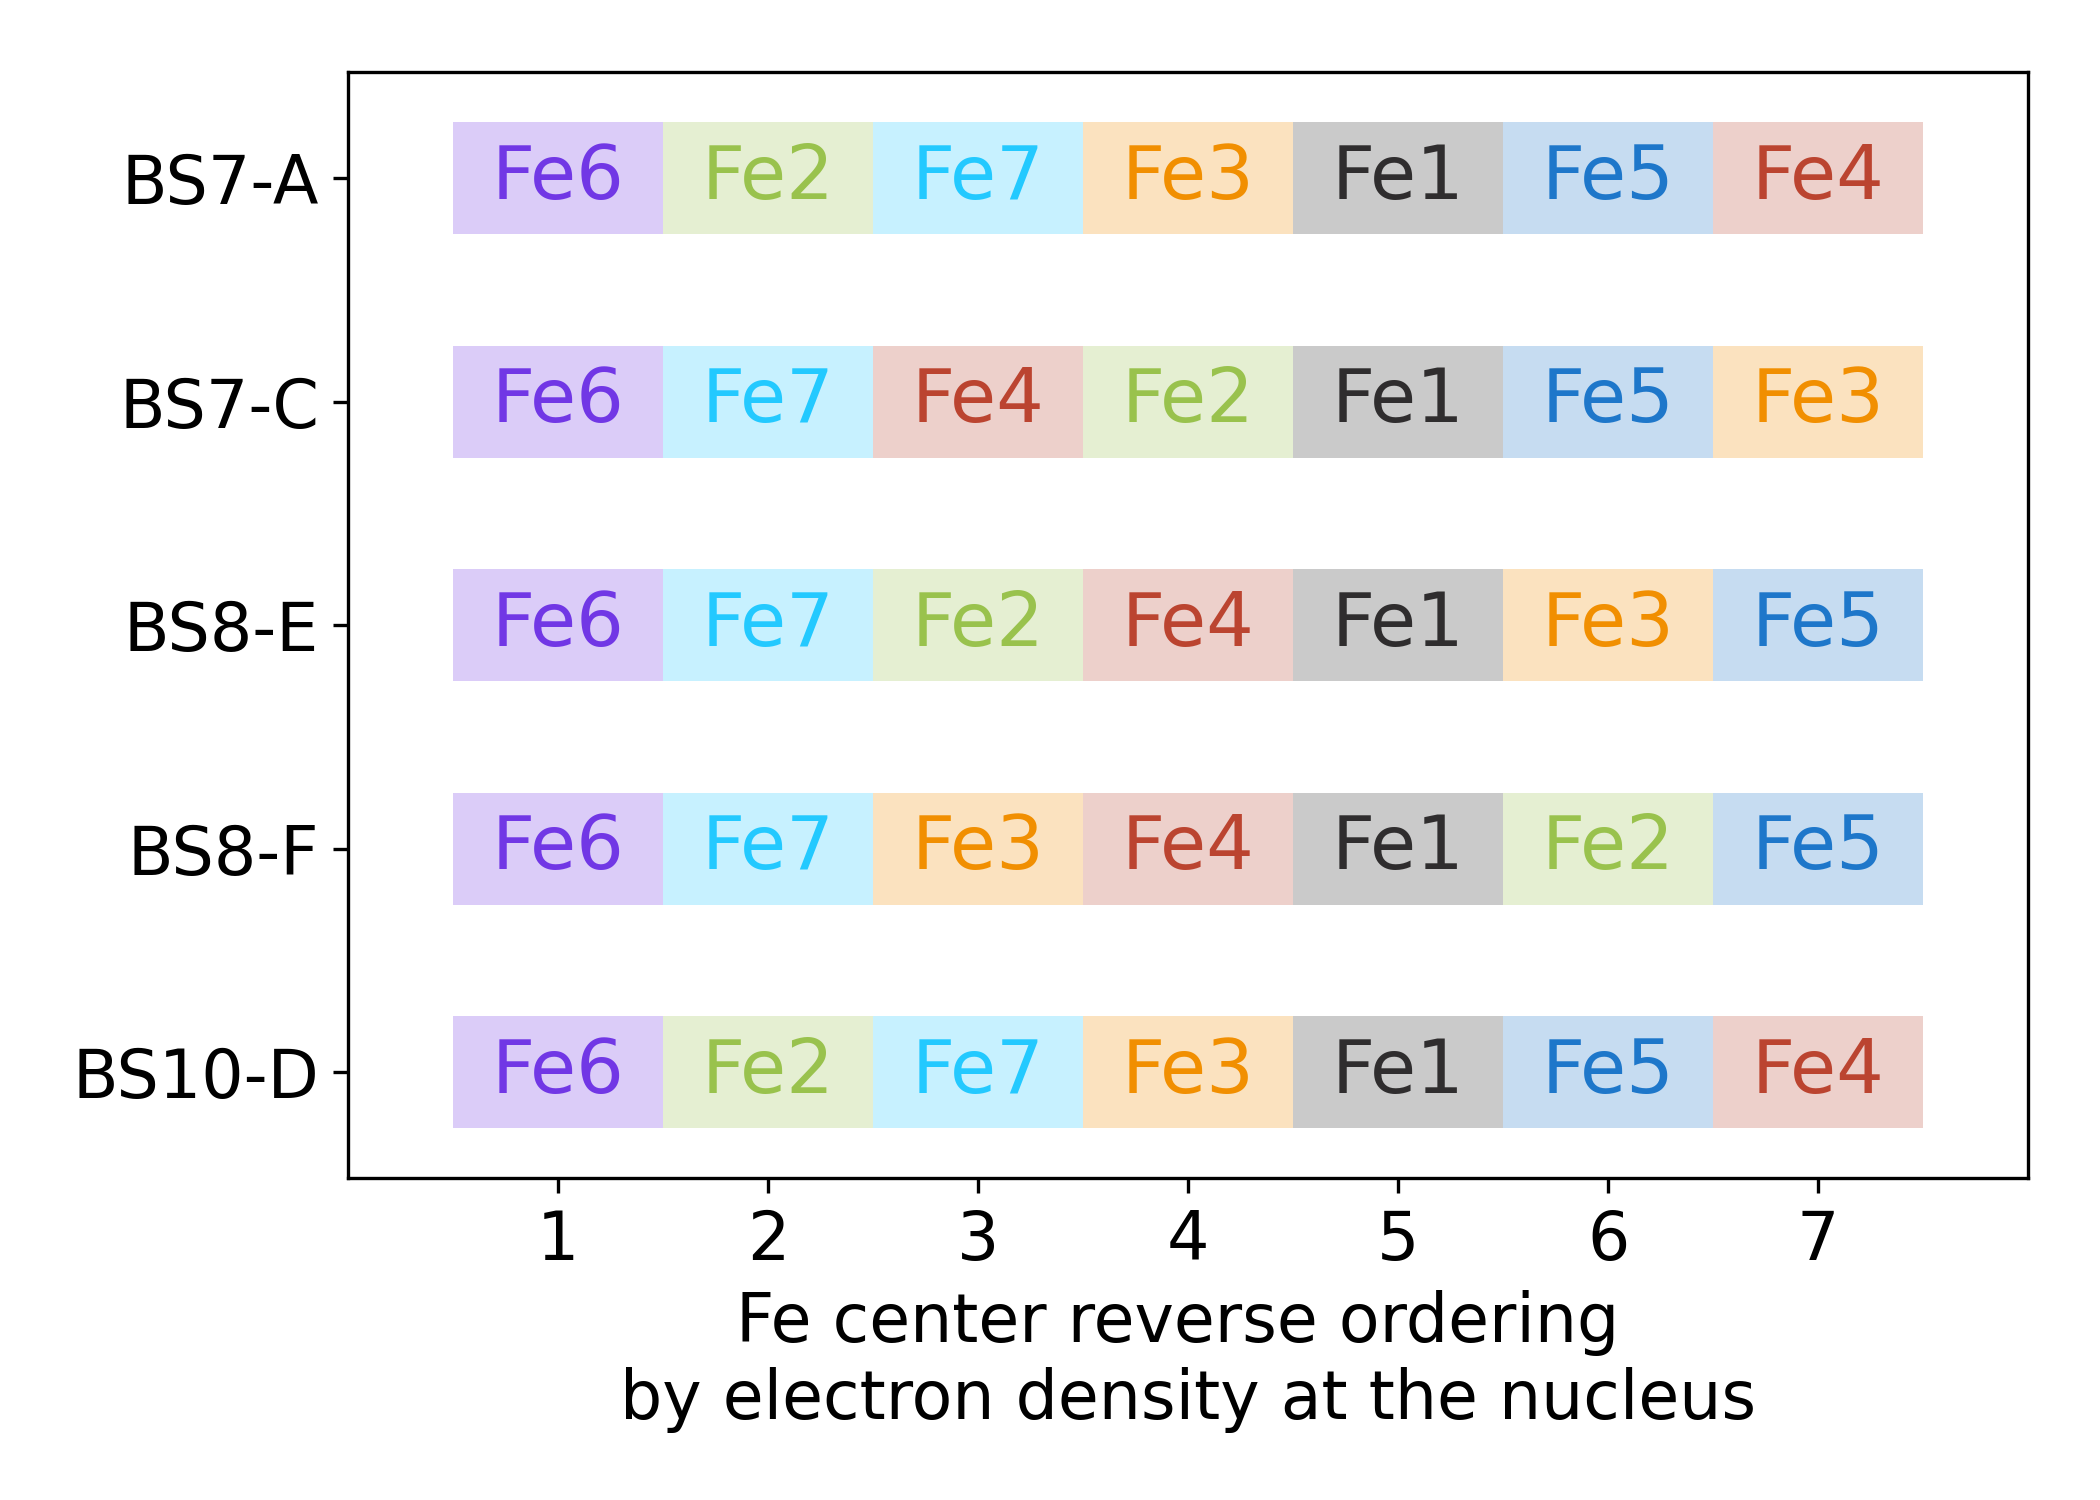

Source code (Python):
# ---------------------------------------------------------------------------
# Copyright (C) 2026 Huanchen Zhai. All Rights Reserved.
# 
# This program is free software: you can redistribute it and/or modify
# it under the terms of the GNU General Public License as published by
# the Free Software Foundation, either version 3 of the License, or
# (at your option) any later version.
# 
# This program is distributed in the hope that it will be useful,
# but WITHOUT ANY WARRANTY; without even the implied warranty of
# MERCHANTABILITY or FITNESS FOR A PARTICULAR PURPOSE.  See the
# GNU General Public License for more details.
# 
# You should have received a copy of the GNU General Public License
# along with this program.  If not, see <https://www.gnu.org/licenses/>.
# ---------------------------------------------------------------------------


import matplotlib.pyplot as plt
import numpy as np, json

plt.rcParams.update({'font.size': 16})
plt.figure(figsize=(7, 5))

data = json.load(open("../20-Data/90-colors.json", "r", encoding='utf-8'))
data |= json.load(open("../20-Data/80-bs-states.json", "r", encoding='utf-8'))
data |= json.load(open("../20-Data/14-large-uccsd.json", "r", encoding='utf-8'))

bs_init = data['bs']
bs_map = data['name_x']
colors = data['colors']

ia = 3
prop_uccsd = np.array([min([(x['uccsd'], x['uccsd(t)'], x.get('uccsd-nuc-density', [0.0] * 8))
    for x in data['large_uccsd'][str(ia)][str(ix)] if 'uccsd' in x] + [(0, 0, [0.0] * 8)])[2] for ix in range(35)])
prop_order = [np.argsort(x) for x in prop_uccsd]

inits = [18, 25, 26, 27, 8]
femap = [0, 1, 4, 3, 2, 5, 7, 6]

for ix, init in enumerate(inits):
    for jx in range(7):
        plt.barh(ix, 1, left=6 - jx + 0.5, color=colors[prop_order[init][jx]], height=0.5, alpha=0.25)

for ix, init in enumerate(inits):
    for jx in range(7):
        plt.text(6 - jx + 1, ix, 'Fe%d' % femap[prop_order[init][jx] + 1], color=colors[prop_order[init][jx]], fontsize=18,
            ha='center', va='center', zorder=10)

plt.yticks([0, 1, 2, 3, 4], [bs_map[str(ix)] for ix in inits])
plt.xlim(0, 8)
plt.xticks(list(range(1, 8)))

plt.gca().invert_yaxis()
plt.xlabel('Fe center reverse ordering \nby electron density at the nucleus')
plt.tight_layout()
plt.savefig('17-sm-large-pop-order-h.png', dpi=300)
